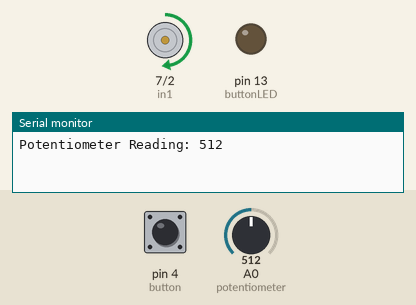
Recording of a sketch running on a simulated Arduino Uno, built with avr-gcc and run on an emulated ATmega328P. Shown: motor-driver pin pairs drawn as motors (green arrow = first pin HIGH = forward, orange = second pin HIGH = backward, longer = more drive, scaled by the enable pin), output pins drawn as LEDs (lit = HIGH), the last lines printed to the serial monitor. The inputs (shaded band) are chosen by the test bench; at power-on: pin 4 (button) LOW, A0 (potentiometer) = 512.

Above: at 1.2 s.
1.3 s: pin 4 (button) pulled HIGH for 0.15 s
At 2.1 s:
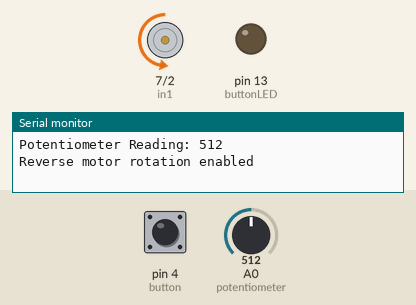
3.3 s: A0 (potentiometer) set to 716
At 3.8 s:
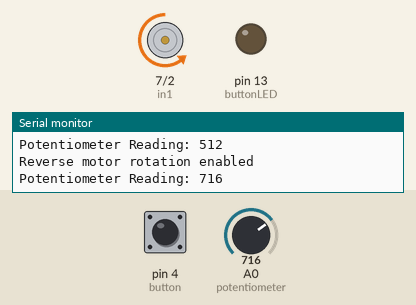
4.8 s: pin 4 (button) pulled HIGH for 1 s
At 7.3 s:
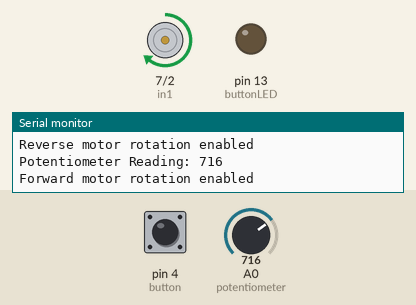
7.7 s: A0 (potentiometer) set to 900
At 8.4 s:
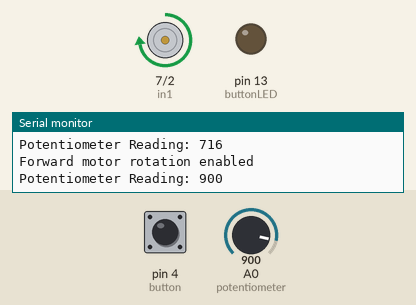
9.2 s: pin 4 (button) pulled HIGH for 0.15 s
At 10.5 s:
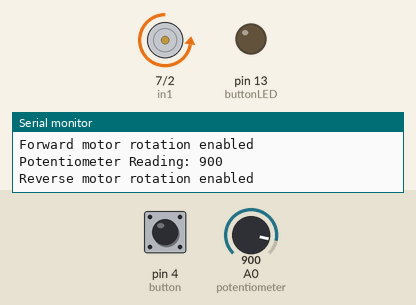
11.2 s: A0 (potentiometer) set to 122
At 12.2 s:
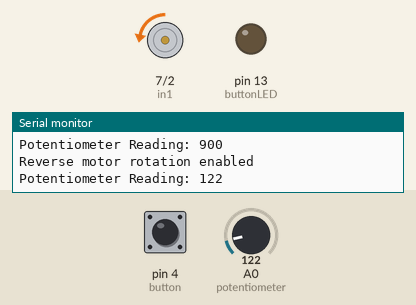
Timing chart, 0 to 13.7 s (numbered marks = the images above; inputs shaded):
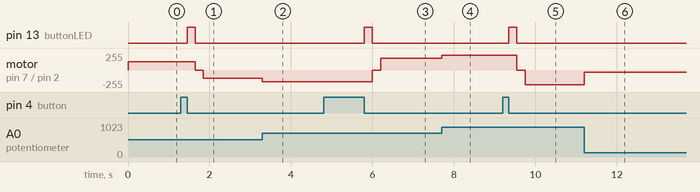

Measured:
- after the input at 1.3 s, pin 13 (buttonLED): LOW → HIGH after 0.15 s, → LOW 0.20 s later; motor on pin 7 (in1) / pin 2 (in2): forward 127/255 → stopped after 0.35 s, → backward 127/255 0.20 s later
- after the input at 3.3 s, motor on pin 7 (in1) / pin 2 (in2): backward 127/255 → backward 178/255 at once
- after the input at 4.8 s, pin 13 (buttonLED): LOW → HIGH after 1.0 s, → LOW 0.20 s later; motor on pin 7 (in1) / pin 2 (in2): backward 178/255 → stopped after 1.2 s, → forward 178/255 0.20 s later
- after the input at 7.7 s, motor on pin 7 (in1) / pin 2 (in2): forward 178/255 → forward 224/255 at once
- after the input at 9.2 s, pin 13 (buttonLED): LOW → HIGH after 0.15 s, → LOW 0.20 s later; motor on pin 7 (in1) / pin 2 (in2): forward 224/255 → stopped after 0.35 s, → backward 224/255 0.20 s later
- after the input at 11.2 s, motor on pin 7 (in1) / pin 2 (in2): backward 224/255 → backward 30/255 at once

The sketch:

L298N_Motor_Controller.ino
```cpp
/*
 * Programme: Motor Controller L298N
 * Introduction: The purpose of this project was to create a programme to allow an L298N bridge to interface with an Arduino board and control the direction of an AC motor.
*/

/*~~~~~~~~~~~~~~~~~~~~~~~~~~~~~~~~~~~~~~~~~~~~~~~~~~~
  PIN NUMBER ASSIGNMENTS
~~~~~~~~~~~~~~~~~~~~~~~~~~~~~~~~~~~~~~~~~~~~~~~~~~~*/
const int enA = 9;              // PWM output to L298N, used to control motor's speed
const int potentiometer = A0;   // Analog A0 pin connected to potentiometer

// Digital Outputs connected to L298N
const int in1 = 7;            // Input direction 1 set to pin 7; when high while in2 is low, motor goes forward
const int in2 = 2;            // Input direction 2 set to pin 2; when high while in1 is low, motor goes in reverse
const int button = 4;         // Push-button used to toggle motor's direction
const int buttonLED = 13;     // Internal LED used to indicate button press reading

/*~~~~~~~~~~~~~~~~~~~~~~~~~~~~~~~~~~~~~~~~~~~~~~~~~~~
  Variable Declarations
~~~~~~~~~~~~~~~~~~~~~~~~~~~~~~~~~~~~~~~~~~~~~~~~~~~~*/
int rotateDirection = 0;          // Controls motor's direction
int lastPotValue = -1;            // previous pot reading
int newPotValue = 0;              // current pot reading
int PWMOutput = 0;                // PWM value to be written to L298N via pin 9 (enA)
boolean pressed = false;          // Used to determine if push button has been pressed

void setup()
{
  Serial.begin(9600);

  // Output declarations
  pinMode(enA, OUTPUT);
  pinMode(in1, OUTPUT);
  pinMode(in2, OUTPUT);
  pinMode(buttonLED, OUTPUT);

  // Input declarations
  pinMode(potentiometer, INPUT);
  pinMode(button, INPUT);

  // Set initial motor direction to forward
  digitalWrite(in1, HIGH);
  digitalWrite(in2, LOW);
}

void loop()
{
    newPotValue = analogRead(potentiometer);     // Read the voltage from the pot (10-bit ADC, 0 --> 1023)
    PWMOutput = (newPotValue / 1023.0) * 255;    // Scale the pot's value to a range of 0 --> 255
    analogWrite(enA, PWMOutput);              // Send PWM value to L298N's enable pin via Arduino's pin 9 (enA)

    // Print potentiometer reading only if the potValue has changed
    if (abs(newPotValue - lastPotValue) > 2)
    {
        Serial.print("Potentiometer Reading: ");
        Serial.println(newPotValue);
        Serial.println();

        lastPotValue = newPotValue;
    }

    // Check to see if the button has been pressed; if it has, toggle the value of 'pressed'
    if (digitalRead(button) == HIGH)
    {
      pressed = true;
    }

    while(digitalRead(button) == HIGH)    // Loop while the state of the button is still high
    {
      delay(10);                          // De-bounce delay to avoid multiple toggles
    }

    // If a button press is detected, change the motor's rotation direction to reverse
    if (pressed == true)
    {
        // Flash LED to indicate a button press was registered
        digitalWrite(buttonLED, HIGH);
        delay(200);
        digitalWrite(buttonLED, LOW);

        // Toggle direction
        rotateDirection = 1 - rotateDirection;    // Change the state of rotateDirection to be the complement of its current state
        pressed = false;                          // Change the state of button pressed back to low

        // Safety pause before direction change
        analogWrite(enA, 0);
        delay(100);

        if (rotateDirection == 1)   // When rotateDirection equals 1, change the motor's direction to reverse
        {
            digitalWrite(in1, LOW);
            digitalWrite(in2, HIGH);

            // Print the state of rotate direction reading to the screen to verify connection and input validity
            Serial.println("Reverse motor rotation enabled");
            Serial.println();
            delay(100);
        }

        else    // When rotateDirection equals 0, change the motor's direction back to forward
        {
            digitalWrite(in1, HIGH);
            digitalWrite(in2, LOW);

            // Print the state of rotate direction reading to the screen to verify connection and input validity
            Serial.println("Forward motor rotation enabled");
            Serial.println();
            delay(100);
        }
    }
}
```
